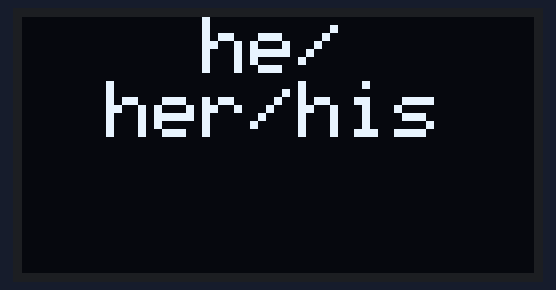
The sketch below on a simulated Arduino Uno, built with avr-gcc and run on an emulated ATmega328P. Parts: 128×64 one-colour display. Random numbers use the default seed unless the sketch sets one.

Above: at 0.1 s.
At 7.2 s:
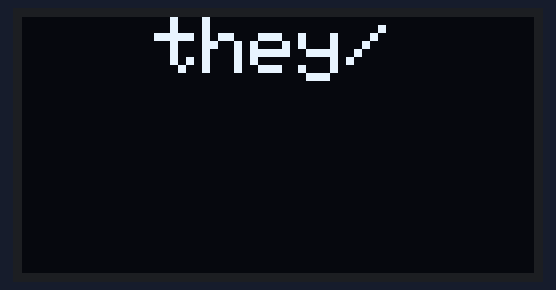
At 17.3 s:
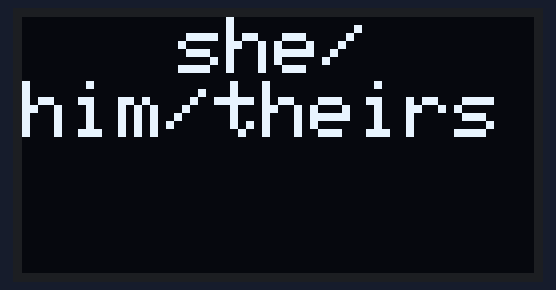
At 25.1 s:
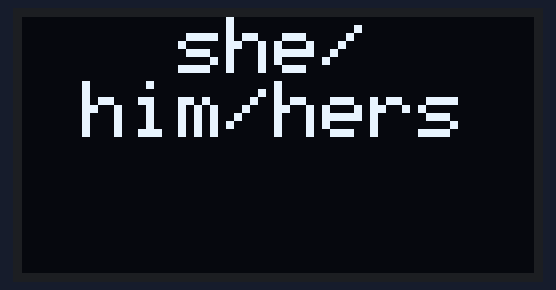
At 28.6 s:
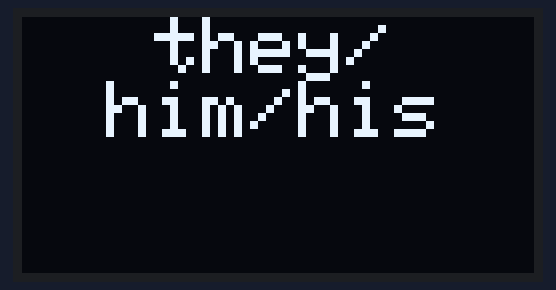
At 37.9 s:
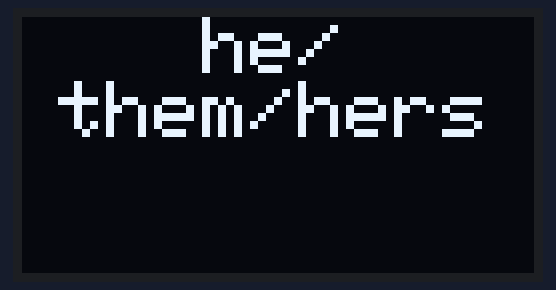

Measured:
- what the display in image 1 shows lasts 6.7 s, from 7.1 s to 13.8 s
- what the display in image 2 shows lasts 7.8 s, from 17.3 s to 25.1 s
- what the display in image 3 shows lasts 3.4 s, from 25.1 s to 28.5 s

The sketch:

pronoun_badge.ino
```cpp
#include <SPI.h>
#include <Wire.h>
#include <Adafruit_GFX.h>
#include <Adafruit_SSD1306.h>

#define OLED_RESET 3
Adafruit_SSD1306 display(OLED_RESET);

int randomNumber;
int indentTop;
int indentBottom;

String nominative;
String accusative;
String genitive;

String topLine;
String bottomLine;


void setup() {
  randomSeed(analogRead(A0));

  display.begin(SSD1306_SWITCHCAPVCC, 0x3C);
  display.setTextSize(2);
  display.setTextColor(WHITE);

}


void loop() {

  randomNumber = random(0, 3);
  if (randomNumber % 3 == 0) {
    nominative = "they";
  }
  if (randomNumber % 3 == 1) {
    nominative = "she";
  }
  if (randomNumber % 3 == 2) {
    nominative = "he";
  }
  randomNumber = random(0, 3);
  if (randomNumber % 3 == 0) {
    accusative = "them";
  }
  if (randomNumber % 3 == 1) {
    accusative = "her";
  }
  if (randomNumber % 3 == 2) {
    accusative = "him";
  }
  randomNumber = random(0, 3);
  if (randomNumber % 3 == 0) {
    genitive = "theirs";
  }
  if (randomNumber % 3 == 1) {
    genitive = "hers";
  }
  if (randomNumber % 3 == 2) {
    genitive = "his";
  }

  topLine = nominative + "/";
  bottomLine = accusative + "/" + genitive;

  indentTop = (127 - (topLine.length() * 12)) / 2;
  indentBottom = (127 - (bottomLine.length() * 12)) / 2;

  if (bottomLine.length() == 10) {
    indentBottom = 0;
  }

  display.clearDisplay();
  display.setCursor(indentTop, 0);
  display.print(topLine);
  display.setCursor(indentBottom, 16);
  display.print(bottomLine);
  display.display();
  delay(random(2000, 10001));
}
```
